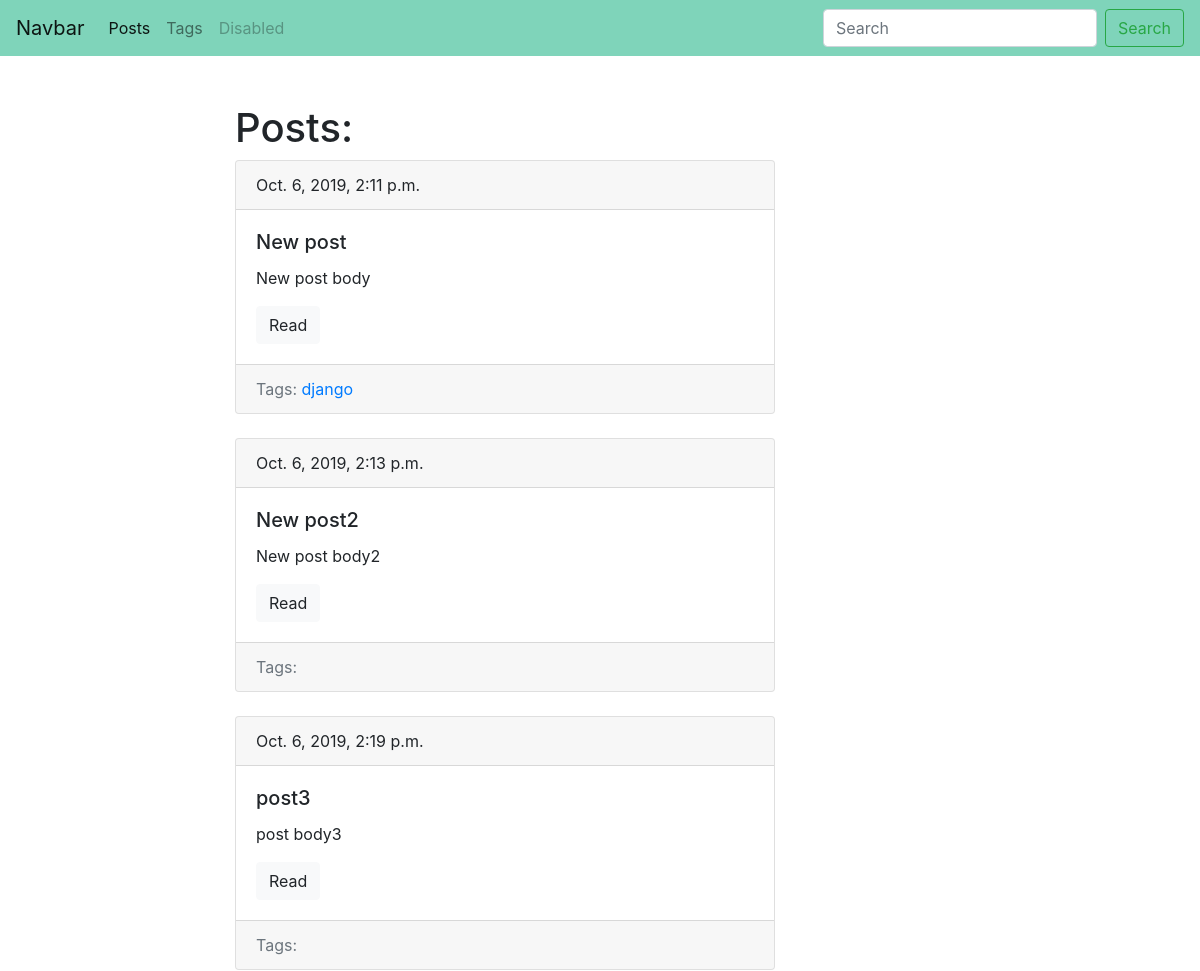
Page /blog/ (upper part) on the earlier database version.
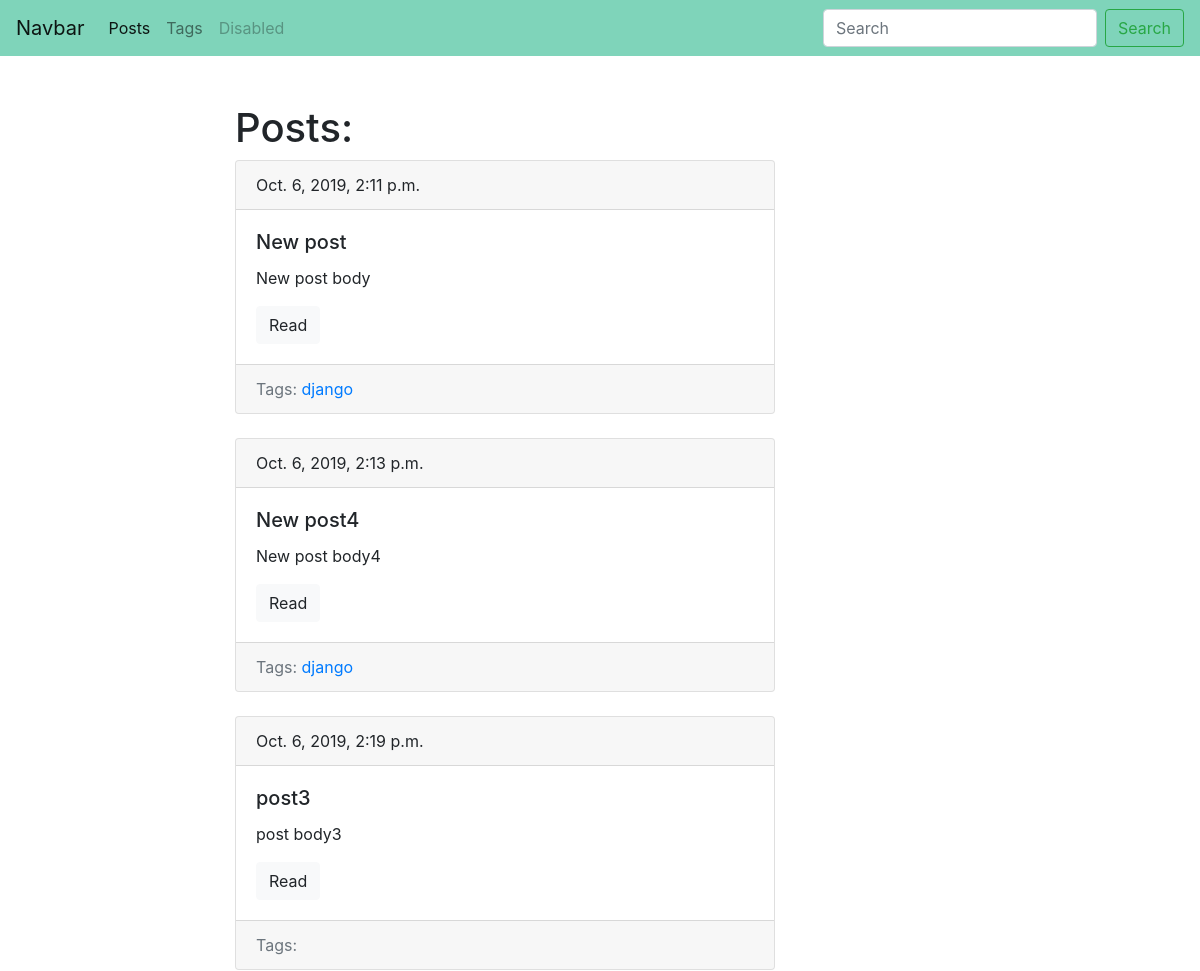
Same page on the later database version.
### blog/models.py (models this page shows, shortened)
class Post(models.Model):
    title = models.CharField(max_length=150, db_index=True)
    slug = models.SlugField(max_length=150, blank=True, unique= True)
    body = models.TextField(blank=True, db_index=True)
    date_pub = models.DateTimeField(auto_now_add=True)
    tags = models.ManyToManyField('Tag', blank=True, related_name='posts')
    def get_absolute_url(self):
        return reverse('post_detail_url', kwargs={'slug': self.slug})

class Tag(models.Model):
    title = models.CharField(max_length=50)
    slug = models.SlugField(max_length=50, unique=True)
    def get_absolute_url(self):
        return reverse('tag_detail_url', kwargs={"slug": self.slug})

### blog/views.py (the view)
# urls.py: path('', posts_list, name='posts_list_url'),
def posts_list(request):
    posts = Post.objects.all()
    return render(request, "blog/index.html", context={'posts': posts})

### blog/templates/blog/index.html (shortened to what this page needs)
{% extends 'blog/base_blog.html' %}
{% block content %}
<h1>Posts:</h1>
    {% for post in posts %}
        {% include 'blog/includes/post_card_template.html' %}
    {% endfor%}
{% endblock %}

### blog/templates/blog/includes/post_card_template.html
        <div class="card mb-4">
          <div class="card-header">
            {{ post.date_pub }}
          </div>
          <div class="card-body">
            <h5 class="card-title">{{ post.title }}</h5>
            <p class="card-text">{{ post.body|truncatewords:15 }}</p>
            <a href="{{ post.get_absolute_url }}" class="btn btn-light">Read</a>
          </div>
            <div class="card-footer text-muted">
                Tags:
                {% for tag in post.tags.all %}
                    <a href="{{ tag.get_absolute_url }}"> {{ tag.title }} </a>
                {% endfor %}
            </div>
        </div>

Differences in the rows shown:
changed Post: title "New post2" → "New post4"; body "New post body2" → "New post body4"; gains Tag (title "django")
